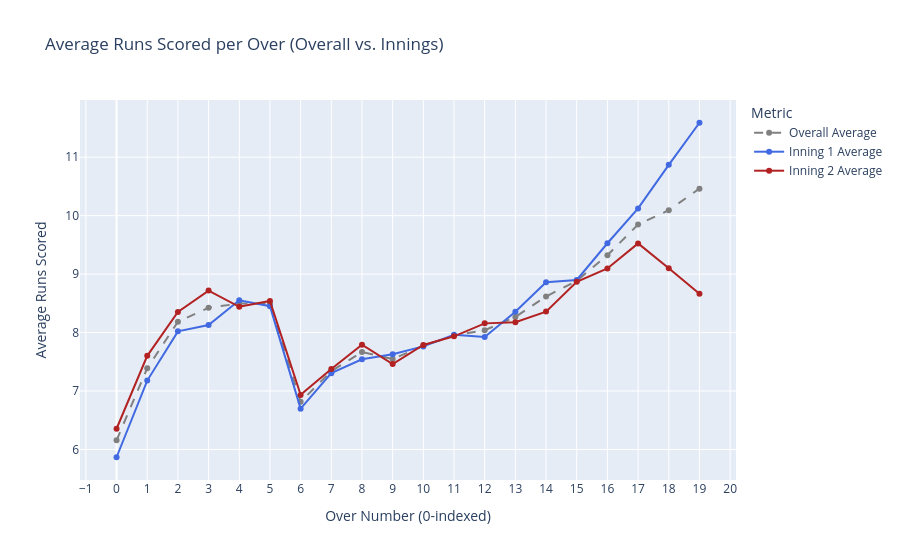
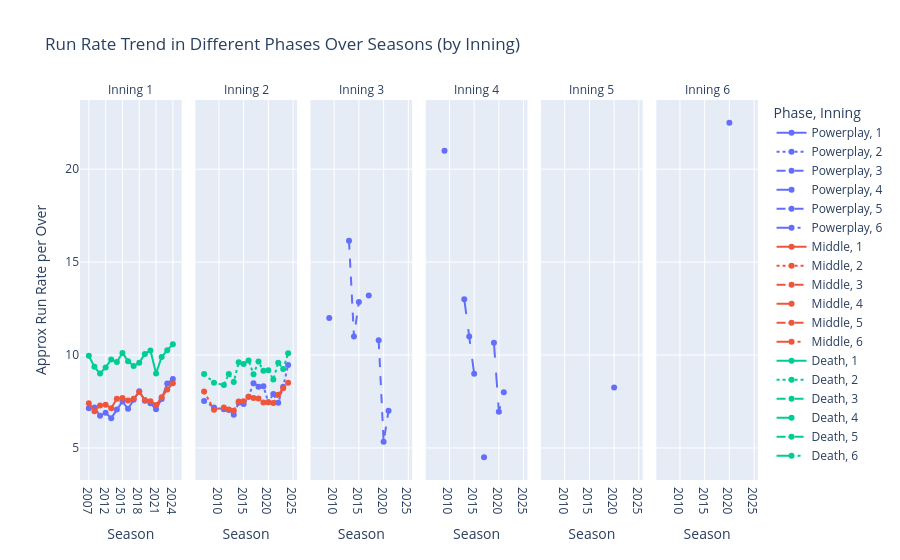

The notebook cell these images were saved under, in order:
### Markdown cell above
### 9.3 Time Series Analysis: Runs per Over and Seasonal Trends

Analyzing how run-scoring patterns have evolved across 17 IPL seasons. This reveals the impact of rule changes, batting innovations, and ground conditions over time.

### Code cell
# --- 8.3 Time Series Analysis ---
print("\n8.3 Time Series Analysis (Runs per Over and Seasonal Trends)")

# Ensure 'deliveries_merged' is available from Section 4b
if 'deliveries_merged' in locals() and not deliveries_merged.empty:

    # --- Analysis 1: Average Runs per Over (Overall and by Innings) ---
    print("\nAnalyzing average runs per over...")
    # Group by match, inning, and over to get total runs in that specific over
    runs_per_over_inning = deliveries_merged.groupby(['match_id', 'inning', 'over'])['total_runs'].sum().reset_index()

    # Calculate overall average runs for each over number (0-19)
    avg_runs_per_over_overall = runs_per_over_inning.groupby('over')['total_runs'].mean()

    # Calculate average runs separately for first and second innings
    avg_runs_per_over_inning1 = runs_per_over_inning[runs_per_over_inning['inning'] == 1].groupby('over')['total_runs'].mean()
    avg_runs_per_over_inning2 = runs_per_over_inning[runs_per_over_inning['inning'] == 2].groupby('over')['total_runs'].mean()

    # Create a combined plot
    fig_ts_innings = go.Figure()

    # Add Overall Trace
    if not avg_runs_per_over_overall.empty:
        fig_ts_innings.add_trace(go.Scatter(
            x=avg_runs_per_over_overall.index,
            y=avg_runs_per_over_overall.values,
            mode='lines+markers', name='Overall Average', line=dict(color='grey', dash='dash')
        ))

    # Add Inning 1 Trace
    if not avg_runs_per_over_inning1.empty:
        fig_ts_innings.add_trace(go.Scatter(
            x=avg_runs_per_over_inning1.index,
            y=avg_runs_per_over_inning1.values,
            mode='lines+markers', name='Inning 1 Average', line=dict(color='royalblue')
        ))

    # Add Inning 2 Trace
    if not avg_runs_per_over_inning2.empty:
        fig_ts_innings.add_trace(go.Scatter(
            x=avg_runs_per_over_inning2.index,
            y=avg_runs_per_over_inning2.values,
            mode='lines+markers', name='Inning 2 Average', line=dict(color='firebrick')
        ))

    # Update layout for clarity
    fig_ts_innings.update_layout(
        title='Average Runs Scored per Over (Overall vs. Innings)',
        xaxis_title='Over Number (0-indexed)',
        yaxis_title='Average Runs Scored',
        xaxis=dict(tickmode='linear'), # Ensure x-axis treats over number numerically
        legend_title_text='Metric'
    )
    fig_ts_innings.show()


    # --- Analysis 2: Trend of Runs in Key Phases Over Seasons ---
    # Requires 'season_year' from the merge
    if 'season_year' in deliveries_merged.columns:
        print("\nAnalyzing run rate trends in key phases over seasons...")

        # Define phases (example: Powerplay 0-5, Middle 6-14, Death 15-19)
        deliveries_merged['phase'] = pd.cut(
            deliveries_merged['over'],
            bins=[-1, 5, 14, 19],          # Bins: (-1, 5], (5, 14], (14, 19]
            labels=['Powerplay', 'Middle', 'Death']
        )

        # Calculate average runs per ball (run rate) in each phase per season
        # Group by season, phase, and inning first
        phase_data = deliveries_merged.groupby(['season_year', 'phase', 'inning'])['total_runs'].agg(['sum', 'count']).reset_index()
        # Calculate runs per ball (count includes all deliveries in that phase)
        phase_data['runs_per_ball'] = phase_data['sum'] / phase_data['count']
        phase_data['run_rate_per_over'] = phase_data['runs_per_ball'] * 6 # Approximate run rate

        # Plot the trend for each phase (separating innings)
        fig_phase_trend = px.line(
            phase_data.sort_values(['season_year', 'inning', 'phase']),
            x='season_year',
            y='run_rate_per_over',
            color='phase',          # Color lines by phase
            line_dash='inning',     # Dash lines by inning (requires inning as string/category)
            markers=True,
            facet_col='inning',     # Optional: Separate plots for each inning
            labels={'season_year': 'Season', 'run_rate_per_over': 'Approx Run Rate per Over', 'phase':'Phase', 'inning':'Inning'},
            title='Run Rate Trend in Different Phases Over Seasons (by Inning)'
        )
        fig_phase_trend.update_layout(xaxis={'type': 'category'}) # Treat year as category
        fig_phase_trend.for_each_annotation(lambda a: a.update(text=f"Inning {a.text.split('=')[-1]}")) # Clean up facet titles
        fig_phase_trend.show()

    else:
        print("\nSkipping seasonal trend analysis as 'season_year' is not available in deliveries data.")

else:
    print("\nSkipping Time Series Analysis as 'deliveries_merged' data is not available.")

### Figure 1 — Plotly figure (JSON) as saved in the notebook; plotly's stock layout.template omitted (floating-point values rounded to 4 significant figures)
{"data": [{"line": {"color": "grey", "dash": "dash"}, "mode": "lines+markers", "name": "Overall Average", "type": "scatter", "x": [0, 1, 2, 3, 4, 5, 6, 7, 8, 9, 10, 11, 12, 13, 14, 15, 16, 17, 18, 19], "y": [6.157, 7.39, 8.186, 8.424, 8.497, 8.495, 6.816, 7.341, 7.668, 7.546, 7.775, 7.95, 8.04, 8.267, 8.618, 8.885, 9.324, 9.848, 10.09, 10.46]}, {"line": {"color": "royalblue"}, "mode": "lines+markers", "name": "Inning 1 Average", "type": "scatter", "x": [0, 1, 2, 3, 4, 5, 6, 7, 8, 9, 10, 11, 12, 13, 14, 15, 16, 17, 18, 19], "y": [5.868, 7.179, 8.021, 8.131, 8.552, 8.451, 6.699, 7.306, 7.543, 7.63, 7.764, 7.963, 7.925, 8.355, 8.862, 8.9, 9.528, 10.12, 10.87, 11.59]}, {"line": {"color": "firebrick"}, "mode": "lines+markers", "name": "Inning 2 Average", "type": "scatter", "x": [0, 1, 2, 3, 4, 5, 6, 7, 8, 9, 10, 11, 12, 13, 14, 15, 16, 17, 18, 19], "y": [6.355, 7.603, 8.352, 8.719, 8.441, 8.54, 6.934, 7.376, 7.794, 7.461, 7.787, 7.936, 8.157, 8.177, 8.358, 8.868, 9.097, 9.525, 9.101, 8.664]}], "layout": {"legend": {"title": {"text": "Metric"}}, "title": {"text": "Average Runs Scored per Over (Overall vs. Innings)"}, "xaxis": {"tickmode": "linear", "title": {"text": "Over Number (0-indexed)"}}, "yaxis": {"title": {"text": "Average Runs Scored"}}}}

### Figure 2 — Plotly figure (JSON) as saved in the notebook; plotly's stock layout.template omitted (floating-point values rounded to 4 significant figures)
{"data": [{"hovertemplate": "Phase=Powerplay<br>Inning=1<br>Season=%{x}<br>Approx Run Rate per Over=%{y}<extra></extra>", "legendgroup": "Powerplay, 1", "line": {"color": "#636efa", "dash": "solid"}, "marker": {"symbol": "circle"}, "mode": "lines+markers", "name": "Powerplay, 1", "orientation": "v", "showlegend": true, "type": "scatter", "x": [2007, 2009, 2011, 2012, 2013, 2014, 2015, 2016, 2017, 2018, 2019, 2020, 2021, 2022, 2023, 2024], "xaxis": "x", "y": [7.135, 7.182, 6.731, 6.894, 6.604, 7.075, 7.501, 7.11, 7.588, 8.056, 7.546, 7.408, 7.08, 7.64, 8.472, 8.711], "yaxis": "y"}, {"hovertemplate": "Phase=Powerplay<br>Inning=2<br>Season=%{x}<br>Approx Run Rate per Over=%{y}<extra></extra>", "legendgroup": "Powerplay, 2", "line": {"color": "#636efa", "dash": "dot"}, "marker": {"symbol": "circle"}, "mode": "lines+markers", "name": "Powerplay, 2", "orientation": "v", "showlegend": true, "type": "scatter", "x": [2007, 2009, 2011, 2012, 2013, 2014, 2015, 2016, 2017, 2018, 2019, 2020, 2021, 2022, 2023, 2024], "xaxis": "x2", "y": [7.531, 7.182, 7.082, 7.045, 6.783, 7.435, 7.368, 7.753, 8.487, 8.293, 8.32, 7.459, 7.902, 7.431, 8.298, 9.469], "yaxis": "y2"}, {"hovertemplate": "Phase=Powerplay<br>Inning=3<br>Season=%{x}<br>Approx Run Rate per Over=%{y}<extra></extra>", "legendgroup": "Powerplay, 3", "line": {"color": "#636efa", "dash": "dash"}, "marker": {"symbol": "circle"}, "mode": "lines+markers", "name": "Powerplay, 3", "orientation": "v", "showlegend": true, "type": "scatter", "x": [2007, 2009, 2011, 2012, 2013, 2014, 2015, 2016, 2017, 2018, 2019, 2020, 2021, 2022, 2023, 2024], "xaxis": "x3", "y": [NaN, 12.0, NaN, NaN, 16.15, 11.0, 12.86, NaN, 13.2, NaN, 10.8, 5.333, 7.0, NaN, NaN, NaN], "yaxis": "y3"}, {"hovertemplate": "Phase=Powerplay<br>Inning=4<br>Season=%{x}<br>Approx Run Rate per Over=%{y}<extra></extra>", "legendgroup": "Powerplay, 4", "line": {"color": "#636efa", "dash": "longdash"}, "marker": {"symbol": "circle"}, "mode": "lines+markers", "name": "Powerplay, 4", "orientation": "v", "showlegend": true, "type": "scatter", "x": [2007, 2009, 2011, 2012, 2013, 2014, 2015, 2016, 2017, 2018, 2019, 2020, 2021, 2022, 2023, 2024], "xaxis": "x4", "y": [NaN, 21.0, NaN, NaN, 13.0, 11.0, 9.0, NaN, 4.5, NaN, 10.67, 6.947, 8.0, NaN, NaN, NaN], "yaxis": "y4"}, {"hovertemplate": "Phase=Powerplay<br>Inning=5<br>Season=%{x}<br>Approx Run Rate per Over=%{y}<extra></extra>", "legendgroup": "Powerplay, 5", "line": {"color": "#636efa", "dash": "dashdot"}, "marker": {"symbol": "circle"}, "mode": "lines+markers", "name": "Powerplay, 5", "orientation": "v", "showlegend": true, "type": "scatter", "x": [2007, 2009, 2011, 2012, 2013, 2014, 2015, 2016, 2017, 2018, 2019, 2020, 2021, 2022, 2023, 2024], "xaxis": "x5", "y": [NaN, NaN, NaN, NaN, NaN, NaN, NaN, NaN, NaN, NaN, NaN, 8.25, NaN, NaN, NaN, NaN], "yaxis": "y5"}, {"hovertemplate": "Phase=Powerplay<br>Inning=6<br>Season=%{x}<br>Approx Run Rate per Over=%{y}<extra></extra>", "legendgroup": "Powerplay, 6", "line": {"color": "#636efa", "dash": "longdashdot"}, "marker": {"symbol": "circle"}, "mode": "lines+markers", "name": "Powerplay, 6", "orientation": "v", "showlegend": true, "type": "scatter", "x": [2007, 2009, 2011, 2012, 2013, 2014, 2015, 2016, 2017, 2018, 2019, 2020, 2021, 2022, 2023, 2024], "xaxis": "x6", "y": [NaN, NaN, NaN, NaN, NaN, NaN, NaN, NaN, NaN, NaN, NaN, 22.5, NaN, NaN, NaN, NaN], "yaxis": "y6"}, {"hovertemplate": "Phase=Middle<br>Inning=1<br>Season=%{x}<br>Approx Run Rate per Over=%{y}<extra></extra>", "legendgroup": "Middle, 1", "line": {"color": "#EF553B", "dash": "solid"}, "marker": {"symbol": "circle"}, "mode": "lines+markers", "name": "Middle, 1", "orientation": "v", "showlegend": true, "type": "scatter", "x": [2007, 2009, 2011, 2012, 2013, 2014, 2015, 2016, 2017, 2018, 2019, 2020, 2021, 2022, 2023, 2024], "xaxis": "x", "y": [7.41, 6.971, 7.291, 7.321, 7.138, 7.653, 7.693, 7.549, 7.653, 8.014, 7.585, 7.513, 7.31, 7.723, 8.142, 8.482], "yaxis": "y"}, {"hovertemplate": "Phase=Middle<br>Inning=2<br>Season=%{x}<br>Approx Run Rate per Over=%{y}<extra></extra>", "legendgroup": "Middle, 2", "line": {"color": "#EF553B", "dash": "dot"}, "marker": {"symbol": "circle"}, "mode": "lines+markers", "name": "Middle, 2", "orientation": "v", "showlegend": true, "type": "scatter", "x": [2007, 2009, 2011, 2012, 2013, 2014, 2015, 2016, 2017, 2018, 2019, 2020, 2021, 2022, 2023, 2024], "xaxis": "x2", "y": [8.036, 7.058, 7.183, 7.076, 7.005, 7.495, 7.515, 7.749, 7.689, 7.662, 7.445, 7.454, 7.415, 7.863, 8.217, 8.507], "yaxis": "y2"}, {"hovertemplate": "Phase=Middle<br>Inning=3<br>Season=%{x}<br>Approx Run Rate per Over=%{y}<extra></extra>", "legendgroup": "Middle, 3", "line": {"color": "#EF553B", "dash": "dash"}, "marker": {"symbol": "circle"}, "mode": "lines+markers", "name": "Middle, 3", "orientation": "v", "showlegend": true, "type": "scatter", "x": [2007, 2009, 2011, 2012, 2013, 2014, 2015, 2016, 2017, 2018, 2019, 2020, 2021, 2022, 2023, 2024], "xaxis": "x3", "y": [NaN, NaN, NaN, NaN, NaN, NaN, NaN, NaN, NaN, NaN, NaN, NaN, NaN, NaN, NaN, NaN], "yaxis": "y3"}, {"hovertemplate": "Phase=Middle<br>Inning=4<br>Season=%{x}<br>Approx Run Rate per Over=%{y}<extra></extra>", "legendgroup": "Middle, 4", "line": {"color": "#EF553B", "dash": "longdash"}, "marker": {"symbol": "circle"}, "mode": "lines+markers", "name": "Middle, 4", "orientation": "v", "showlegend": true, "type": "scatter", "x": [2007, 2009, 2011, 2012, 2013, 2014, 2015, 2016, 2017, 2018, 2019, 2020, 2021, 2022, 2023, 2024], "xaxis": "x4", "y": [NaN, NaN, NaN, NaN, NaN, NaN, NaN, NaN, NaN, NaN, NaN, NaN, NaN, NaN, NaN, NaN], "yaxis": "y4"}, {"hovertemplate": "Phase=Middle<br>Inning=5<br>Season=%{x}<br>Approx Run Rate per Over=%{y}<extra></extra>", "legendgroup": "Middle, 5", "line": {"color": "#EF553B", "dash": "dashdot"}, "marker": {"symbol": "circle"}, "mode": "lines+markers", "name": "Middle, 5", "orientation": "v", "showlegend": true, "type": "scatter", "x": [2007, 2009, 2011, 2012, 2013, 2014, 2015, 2016, 2017, 2018, 2019, 2020, 2021, 2022, 2023, 2024], "xaxis": "x5", "y": [NaN, NaN, NaN, NaN, NaN, NaN, NaN, NaN, NaN, NaN, NaN, NaN, NaN, NaN, NaN, NaN], "yaxis": "y5"}, {"hovertemplate": "Phase=Middle<br>Inning=6<br>Season=%{x}<br>Approx Run Rate per Over=%{y}<extra></extra>", "legendgroup": "Middle, 6", "line": {"color": "#EF553B", "dash": "longdashdot"}, "marker": {"symbol": "circle"}, "mode": "lines+markers", "name": "Middle, 6", "orientation": "v", "showlegend": true, "type": "scatter", "x": [2007, 2009, 2011, 2012, 2013, 2014, 2015, 2016, 2017, 2018, 2019, 2020, 2021, 2022, 2023, 2024], "xaxis": "x6", "y": [NaN, NaN, NaN, NaN, NaN, NaN, NaN, NaN, NaN, NaN, NaN, NaN, NaN, NaN, NaN, NaN], "yaxis": "y6"}, {"hovertemplate": "Phase=Death<br>Inning=1<br>Season=%{x}<br>Approx Run Rate per Over=%{y}<extra></extra>", "legendgroup": "Death, 1", "line": {"color": "#00cc96", "dash": "solid"}, "marker": {"symbol": "circle"}, "mode": "lines+markers", "name": "Death, 1", "orientation": "v", "showlegend": true, "type": "scatter", "x": [2007, 2009, 2011, 2012, 2013, 2014, 2015, 2016, 2017, 2018, 2019, 2020, 2021, 2022, 2023, 2024], "xaxis": "x", "y": [9.956, 9.366, 9.006, 9.333, 9.762, 9.627, 10.12, 9.671, 9.404, 9.591, 10.06, 10.25, 9.013, 9.893, 10.26, 10.58], "yaxis": "y"}, {"hovertemplate": "Phase=Death<br>Inning=2<br>Season=%{x}<br>Approx Run Rate per Over=%{y}<extra></extra>", "legendgroup": "Death, 2", "line": {"color": "#00cc96", "dash": "dot"}, "marker": {"symbol": "circle"}, "mode": "lines+markers", "name": "Death, 2", "orientation": "v", "showlegend": true, "type": "scatter", "x": [2007, 2009, 2011, 2012, 2013, 2014, 2015, 2016, 2017, 2018, 2019, 2020, 2021, 2022, 2023, 2024], "xaxis": "x2", "y": [8.984, 8.515, 8.39, 8.98, 8.553, 9.612, 9.524, 9.712, 8.962, 9.65, 9.149, 9.177, 8.681, 9.588, 9.245, 10.09], "yaxis": "y2"}, {"hovertemplate": "Phase=Death<br>Inning=3<br>Season=%{x}<br>Approx Run Rate per Over=%{y}<extra></extra>", "legendgroup": "Death, 3", "line": {"color": "#00cc96", "dash": "dash"}, "marker": {"symbol": "circle"}, "mode": "lines+markers", "name": "Death, 3", "orientation": "v", "showlegend": true, "type": "scatter", "x": [2007, 2009, 2011, 2012, 2013, 2014, 2015, 2016, 2017, 2018, 2019, 2020, 2021, 2022, 2023, 2024], "xaxis": "x3", "y": [NaN, NaN, NaN, NaN, NaN, NaN, NaN, NaN, NaN, NaN, NaN, NaN, NaN, NaN, NaN, NaN], "yaxis": "y3"}, {"hovertemplate": "Phase=Death<br>Inning=4<br>Season=%{x}<br>Approx Run Rate per Over=%{y}<extra></extra>", "legendgroup": "Death, 4", "line": {"color": "#00cc96", "dash": "longdash"}, "marker": {"symbol": "circle"}, "mode": "lines+markers", "name": "Death, 4", "orientation": "v", "showlegend": true, "type": "scatter", "x": [2007, 2009, 2011, 2012, 2013, 2014, 2015, 2016, 2017, 2018, 2019, 2020, 2021, 2022, 2023, 2024], "xaxis": "x4", "y": [NaN, NaN, NaN, NaN, NaN, NaN, NaN, NaN, NaN, NaN, NaN, NaN, NaN, NaN, NaN, NaN], "yaxis": "y4"}, {"hovertemplate": "Phase=Death<br>Inning=5<br>Season=%{x}<br>Approx Run Rate per Over=%{y}<extra></extra>", "legendgroup": "Death, 5", "line": {"color": "#00cc96", "dash": "dashdot"}, "marker": {"symbol": "circle"}, "mode": "lines+markers", "name": "Death, 5", "orientation": "v", "showlegend": true, "type": "scatter", "x": [2007, 2009, 2011, 2012, 2013, 2014, 2015, 2016, 2017, 2018, 2019, 2020, 2021, 2022, 2023, 2024], "xaxis": "x5", "y": [NaN, NaN, NaN, NaN, NaN, NaN, NaN, NaN, NaN, NaN, NaN, NaN, NaN, NaN, NaN, NaN], "yaxis": "y5"}, {"hovertemplate": "Phase=Death<br>Inning=6<br>Season=%{x}<br>Approx Run Rate per Over=%{y}<extra></extra>", "legendgroup": "Death, 6", "line": {"color": "#00cc96", "dash": "longdashdot"}, "marker": {"symbol": "circle"}, "mode": "lines+markers", "name": "Death, 6", "orientation": "v", "showlegend": true, "type": "scatter", "x": [2007, 2009, 2011, 2012, 2013, 2014, 2015, 2016, 2017, 2018, 2019, 2020, 2021, 2022, 2023, 2024], "xaxis": "x6", "y": [NaN, NaN, NaN, NaN, NaN, NaN, NaN, NaN, NaN, NaN, NaN, NaN, NaN, NaN, NaN, NaN], "yaxis": "y6"}], "layout": {"annotations": [{"font": {}, "showarrow": false, "text": "Inning 1", "x": 0.075, "xanchor": "center", "xref": "paper", "y": 1.0, "yanchor": "bottom", "yref": "paper"}, {"font": {}, "showarrow": false, "text": "Inning 2", "x": 0.245, "xanchor": "center", "xref": "paper", "y": 1.0, "yanchor": "bottom", "yref": "paper"}, {"font": {}, "showarrow": false, "text": "Inning 3", "x": 0.415, "xanchor": "center", "xref": "paper", "y": 1.0, "yanchor": "bottom", "yref": "paper"}, {"font": {}, "showarrow": false, "text": "Inning 4", "x": 0.585, "xanchor": "center", "xref": "paper", "y": 1.0, "yanchor": "bottom", "yref": "paper"}, {"font": {}, "showarrow": false, "text": "Inning 5", "x": 0.755, "xanchor": "center", "xref": "paper", "y": 1.0, "yanchor": "bottom", "yref": "paper"}, {"font": {}, "showarrow": false, "text": "Inning 6", "x": 0.925, "xanchor": "center", "xref": "paper", "y": 1.0, "yanchor": "bottom", "yref": "paper"}], "legend": {"title": {"text": "Phase, Inning"}, "tracegroupgap": 0}, "title": {"text": "Run Rate Trend in Different Phases Over Seasons (by Inning)"}, "xaxis": {"anchor": "y", "domain": [0.0, 0.15], "title": {"text": "Season"}, "type": "category"}, "xaxis2": {"anchor": "y2", "domain": [0.17, 0.32], "matches": "x", "title": {"text": "Season"}}, "xaxis3": {"anchor": "y3", "domain": [0.34, 0.49], "matches": "x", "title": {"text": "Season"}}, "xaxis4": {"anchor": "y4", "domain": [0.51, 0.66], "matches": "x", "title": {"text": "Season"}}, "xaxis5": {"anchor": "y5", "domain": [0.68, 0.83], "matches": "x", "title": {"text": "Season"}}, "xaxis6": {"anchor": "y6", "domain": [0.85, 1.0], "matches": "x", "title": {"text": "Season"}}, "yaxis": {"anchor": "x", "domain": [0.0, 1.0], "title": {"text": "Approx Run Rate per Over"}}, "yaxis2": {"anchor": "x2", "domain": [0.0, 1.0], "matches": "y", "showticklabels": false}, "yaxis3": {"anchor": "x3", "domain": [0.0, 1.0], "matches": "y", "showticklabels": false}, "yaxis4": {"anchor": "x4", "domain": [0.0, 1.0], "matches": "y", "showticklabels": false}, "yaxis5": {"anchor": "x5", "domain": [0.0, 1.0], "matches": "y", "showticklabels": false}, "yaxis6": {"anchor": "x6", "domain": [0.0, 1.0], "matches": "y", "showticklabels": false}}}
